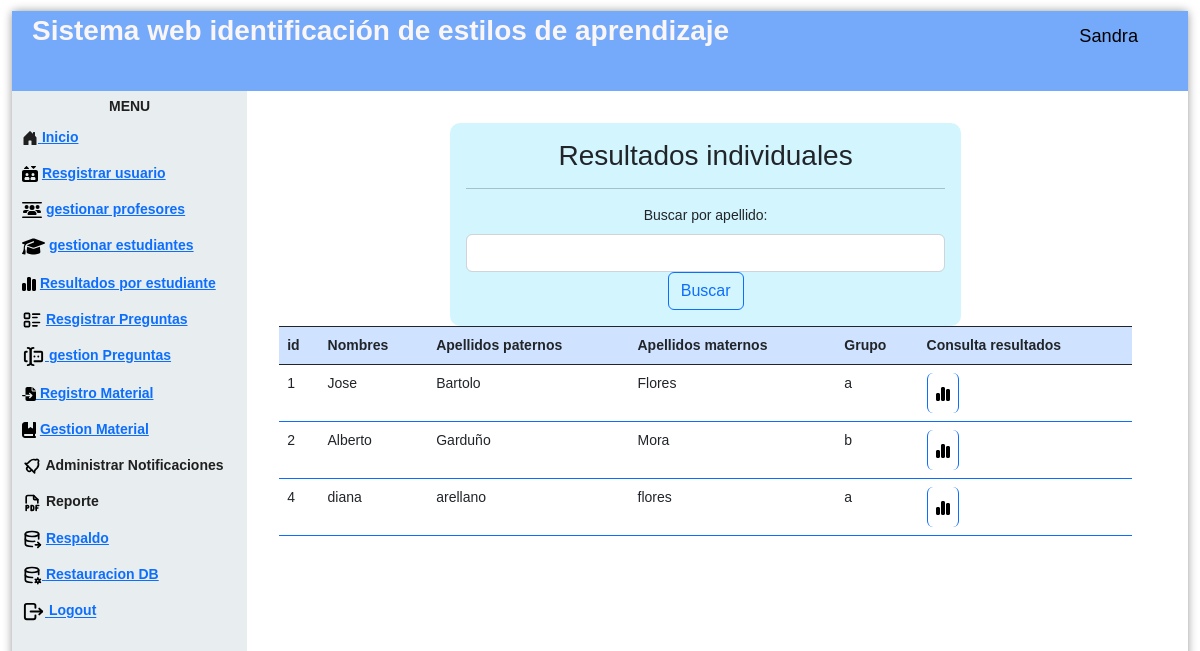
/estudiantesGraficas.php (signed in), run on the app's committed database.
### tables this page shows
CREATE TABLE `estudiante` (
  `idEstudiante` int(11) NOT NULL AUTO_INCREMENT,
  `nombre` varchar(45) NOT NULL,
  `apellidoPaterno` varchar(45) NOT NULL,
  `apellidoMaterno` varchar(45) DEFAULT NULL,
  `fechaNaci` date NOT NULL,
  `genero` varchar(5) NOT NULL,
  `correo` varchar(45) NOT NULL,
  `contraseña` varchar(100) NOT NULL,
  `grupo` varchar(1) NOT NULL,
  PRIMARY KEY (`idEstudiante`)
);

### estudiantesGraficas.php (the view, shortened to what this page needs)
<!DOCTYPE html>
<html lang="en">
<head>
    <link href="https://cdn.jsdelivr.net/npm/bootstrap@5.2.2/dist/css/bootstrap.min.css" rel="stylesheet">
    <link href='css/nav.css' rel='stylesheet' type='text/css'>
    <link href='css/formulario.css' rel='stylesheet' type='text/css'>
</head>
<body>
<div class="page">
  <div class="pageHeader">
    <div class="title">Sistema web identificación de estilos de aprendizaje</div>
    <div class="userPanel"><span class="username" style="color:#000000";><i class="fa-solid fa-user-large"></i></svg>
          <?php   echo  $_SESSION["nombre"];
            ?></span></div>
  </div>
  <div class="main">
    <div class="nav">
      <div class="menu">
      <div class="title"><center>Menu</center></div>
      <ul>
          <li><a href="controlador/loginrol.php"> Inicio<a></li>
          <li>
            <a href="registroUs.php"> Resgistrar usuario<a></li>
          <li>
            <a href="gestionPr.php">gestionar profesores<a></li>
            <li>
          <a href="gestionEs.php"> gestionar estudiantes<a></li>
          <li>
            <a href="estudiantesGraficas.php">Resultados por estudiante<a></li>
          <li>   <a href="registroPregunta.php"> Resgistrar Preguntas<a></li>
          <li><a href="gestionPreguntas.php"> gestion Preguntas<a></li>
          <li>
            <a href="registroMaterial.php">   Registro Material<a>
          </li>
          <li> <a href="gestionMaterial.php">  Gestion Material<a> </li>
          <li>  Administrar Notificaciones</li>
          <li>  Reporte</li>
          <li> <a href="generaR.php"> Respaldo<a></li>
          <li><a href="respaldo"> Restauracion DB<a></li>
          <li><a href="controlador/cerrarsesion.php"> Logout<a></li>
        </ul>
      </div>
    </div>
    <div class="view col-12 p-3 ">
      <div class="container-fluid row">
        <div class="col-12 p-3">
        <form action="" method="get" class="col-10 p-3 m-auto formulario">
        <h3>Resultados individuales</h3>
           <hr    color="#000000";>
          <label for="buscarNombre" class="form-label">Buscar por apellido:</label>
          <input type="text" class="form-control" id="buscarNombre" name="buscarNombre">
          <button type="submit" class="btn btn-outline-primary">Buscar</button>
        </form>
        <?php
        include "modelo/conexion.php";
        $filtroNombre = isset($_GET['buscarNombre']) ? $_GET['buscarNombre'] : '';
        if (!empty($filtroNombre)) {
          $sql = $conexion->query("SELECT * FROM estudiante WHERE apellidoPaterno LIKE '%$filtroNombre%'");
        } else {
          $sql = $conexion->query("SELECT * FROM estudiante");
        }
        ?>
        <table class="table">
          <thead class="table bg-light text-dark table-striped table-bordered border-dark table-primary">
            <tr>
              <th scope="col">id</th>
              <th scope="col">Nombres</th>
              <th scope="col">Apellidos paternos</th>
              <th scope="col">Apellidos maternos</th>
              <th scope="col">Grupo</th>
              <th scope="col">Consulta resultados</th>
            </tr>
          </thead>
          <tbody class="table table table-striped table-hover table-bordered border-primary">
            <?php
              while($datos=$sql->fetch_object()){?>
            <tr>
              <td><?= $datos->idEstudiante ?></td>
              <td><?= $datos->nombre ?></td>
              <td><?= $datos->apellidoPaterno ?></td>
              <td><?= $datos->apellidoMaterno ?></td>
              <td><?= $datos->grupo ?></td>
              <td>
                <a href="resultadoAlumno.php?id=<?= $datos->idEstudiante ?>" class="btn btn-small btn btn-primary">
                </a>
              </td>
            </tr>
            <?php }
              ?>
          </tbody>
        </table>
      </div>
    </div>
    </div>
  </div>
</div>
</body>
</html>

### css/nav.css (style rules this page uses)
html { background-image: url(http://www.ultraimg.com/images/2UeGfhZ.jpg); }
body { padding: 0px; margin: 0px; font-family: "Open Sans"; font-size: 14px; }
.page { position: absolute; width: 98%; height: 98%; left: 1%; top: 1%; background-color: rgba(255, 255, 255, 0.7); -moz-border-radius: 4px; -webkit-border-radius: 4px; border-radius: 4px; -moz-box-shadow: 0 0 10px 0 rgba(0, 0, 0, 0.4); -webkit-box-shadow: 0 0 10px 0 rgba(0, 0, 0, 0.4); box-shadow: 0 0 10px 0 rgba(0, 0, 0, 0.4); }
.pageHeader { width: 100%; height: 80px; line-height: 50px; background-color: #75a9f9; color: rgb(250, 246, 246); -moz-box-sizing: border-box; -webkit-box-sizing: border-box; box-sizing: border-box; padding: 5px 20px; vertical-align: middle; }
.pageHeader .title { width: 70%; float: left; line-height: 30px; font-size: 2em; font-weight: 700; }
.pageHeader .userPanel { width: 30%; float: right; }
.pageHeader .userPanel .username { float: right; line-height: 40px; padding: 0px 20px; font-weight: 400; font-size: 1.3em; color:#201f1f; }
.main { position: relative; width: 100%; height: 100%; clear: both; background-color: white; }
.main .nav { width: 20%; height: 100%; float: left; background-color: rgba(227, 234, 235, 0.8); }
.main .nav .menu { width: 100%; margin: 5px; color: #201f1f; }
.main .nav .menu .title { font-weight: 700; font-size: 1em; text-transform: uppercase; }
.main .nav .menu ul { padding-left: 0px; }
.main .nav .menu ul li { cursor: pointer; list-style: none; margin: 5px 0px; padding: 5px 0px; font-weight: 600; margin-right: 10px; padding-left: 5px; -moz-border-radius: 4px; -webkit-border-radius: 4px; border-radius: 4px; transition: 0.25s all; }
.main .view { position: relative; overflow: hidden; }
.main .view ,img { float: right; padding-top: 3%; width: 80%; }
.view ,table { align-items: center; }

### css/formulario.css (style rules this page uses)
* { transition: .4s; box-sizing: border-box; font-family: 'arial'; }
body { background: rgba(255, 255, 255, 0.8); }
.formulario { width: 60%; margin: auto; text-align: center; background: #4dd7fa3f; padding-top: 30px; border-radius: 10px; }

### data on the page
estudiante: idEstudiante "1", nombre "Jose", apellidoPaterno "Bartolo", apellidoMaterno "Flores", grupo "a"
estudiante: idEstudiante "2", nombre "Alberto", apellidoPaterno "Garduño", apellidoMaterno "Mora", grupo "b"
estudiante: idEstudiante "4", nombre "diana", apellidoPaterno "arellano", apellidoMaterno "flores", grupo "a"

### other printed values
$_SESSION["nombre"] "Sandra"
